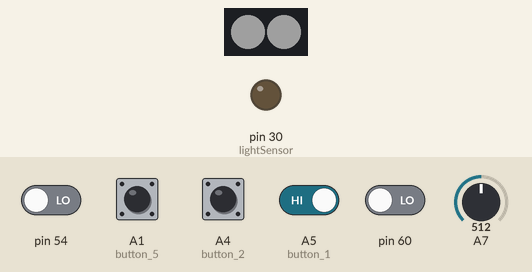
Recording of a sketch running on a simulated Arduino Mega 2560, built with avr-gcc and run on an emulated ATmega2560. Shown: 2 RGB LEDs in strip order, left to right, output pins drawn as LEDs (lit = HIGH). The test bench sets the inputs (shaded band); at power-on: A1 (button_5), A4 (button_2), A5 (button_1) HIGH, pin 54, pin 60 LOW, A7 = 512. Dim RGB values are drawn brighter than linear; what the sketch prints to the serial monitor is not drawn.

Above: at 1.77 s.
1.8 s: pin 54 driven HIGH
At 3.23 s:
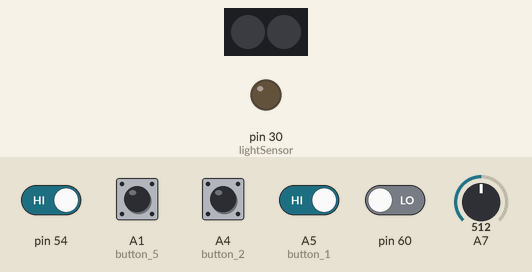
5.3 s: A1 (button_5) pulled LOW for 1.6 s
At 9.92 s:
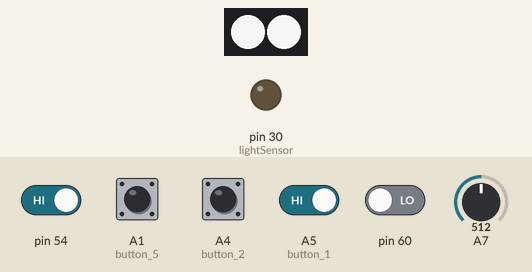
11.2 s: pin 54 driven LOW and pin 60 driven HIGH
14.7 s: pin 54 driven HIGH and A5 (button_1) driven LOW
Timing chart, 0 to 19.2 s (numbered marks = the images above; inputs shaded):
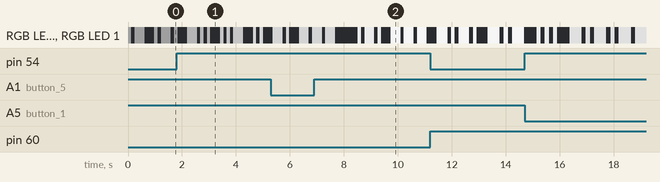

The sketch:

morse_code.ino
```cpp
typedef struct
{
	char 	symbol;
	unsigned char code;
} morseCode;

// the first (left most) 1 in the code is a flag for where to start
// after that each 1 is a dit, each 0 is a dah

morseCode morse[] = {
	{'A', 0b110},
	{'B', 0b10111},
	{'C', 0b10101},
	{'D', 0b1011},
	{'E', 0b11},
	{'F', 0b11101},
	{'G', 0b1001},
	{'H', 0b11111},
	{'I', 0b111},
	{'J', 0b11000},
	{'K', 0b1010},
	{'L', 0b11011},
	{'M', 0b100},
	{'N', 0b101},
	{'O', 0b1000},
	{'P', 0b11001},
	{'Q', 0b10010},
	{'R', 0b1101},
	{'S', 0b1111},
	{'T', 0b10},
	{'U', 0b1110},
	{'V', 0b11110},
	{'W', 0b1100},
	{'X', 0b10110},
	{'Y', 0b10100},
	{'Z', 0b10011},
	{'0', 0b100000},
	{'1', 0b110000},
	{'2', 0b111000},
	{'3', 0b111100},
	{'4', 0b111110},
	{'5', 0b111111},
	{'6', 0b101111},
	{'7', 0b100111},
	{'8', 0b100011},
	{'9', 0b100001},
	{'&', 0b110111},
	{'\'', 0b1100001},
	{'@', 0b1100101},
	{')', 0b1010010},
	{'(', 0b101001},
	{':', 0b1000111},
	{',', 0b1001100},
	{'=', 0b101110},
	{'!', 0b1010100},
	{'.', 0b1101010},
	{'-', 0b1011110},
	{'+', 0b110101},
	{'"', 0b1101101},
	{'?', 0b1110011},
	{'/', 0b101101}
};

unsigned char GetMorse(char c)
{
	c = toupper(c);

	for (int i = 0; i < (sizeof(morse) / sizeof(morseCode)); i++)
	{
		if (c == morse[i].symbol)
			return(morse[i].code);
	}

	return 0;
}

/*
Lifted from https://morsecode.scphillips.com/morse.html

Prosign (?)	Morse
<AA> New line	di-dah-di-dah
<AR> End of message	di-dah-di-dah-dit
<AS> Wait	di-dah-di-di-dit
<BK> Break	dah-di-di-di-dah-di-dah
<BT> New paragraph	dah-di-di-di-dah
<CL> Going off the air ("clear")	dah-di-dah-di-di-dah-di-dit
<CT> Start copying	dah-di-dah-di-dah
<DO> Change to wabun code	dah-di-di-dah-dah-dah
<KN> Invite a specific station to transmit	dah-di-dah-dah-dit
<SK> End of transmission	di-di-di-dah-di-dah
<SN> Understood (also VE)	di-di-di-dah-dit
<SOS> Distress message	di-di-di-dah-dah-dah-di-di-dit

Other Phrases	Abbreviation
Over			K
Roger			R
See you later	CUL
Be seeing you	BCNU
You're			UR
Signal report	RST
Best regards	73
Love and kisses	88

Q Code (?)	Meaning
QSL		I acknowledge receipt
QSL?	Do you acknowledge?
QRX		Wait
QRX?	Should I wait?
QRV		I am ready to copy
QRV?	Are you ready to copy?
QRL		The frequency is in use
QRL?	Is the frequency in use?
QTH		My location is...
QTH?	What is your location?

Notes
If the duration of a dot is taken to be one unit then that of a dash is three units.
The space between the components of one character is one unit,
between characters is three units
and between words seven units.

To indicate that a mistake has been made and for the receiver to delete the last word, send di-di-di-di-di-di-di-dit (eight dits).

The prosigns are combinations of two letters sent together with no space in between.
They are indicated here using angled brackets.
The other abbreviations and Q codes are sent with the normal spacing.

*/

/*
From:
http://en.wikipedia.org/wiki/Morse_code

The speed of Morse code is typically specified in "words per minute" (WPM).
In text-book, full-speed Morse, a dah is conventionally 3 times as long as a dit.
The spacing between dits and dahs within a character is the length of one dit;
between letters in a word it is the length of a dah (3 dits);
and between words it is 7 dits.

The Paris standard defines the speed of Morse transmission as the dot and dash
timing needed to send the word "Paris" a given number of times per minute.
The word Paris is used because it is precisely 50 "dits" based on the text book timing.

Under this standard, the time for one "dit" can be computed by the formula:
T = 1200 / W
Where: W is the desired speed in words-per-minute, and T is one dit-time in milliseconds.
*/

int wpm = 10;

#define DIT_LEN (1200 / wpm)
#define DAH_LEN (DIT_LEN * 3)
#define SYMBOL_SPACING (DIT_LEN)
#define LETTER_SPACING (DIT_LEN * 3)
#define WORD_SPACING (DIT_LEN * 7)

#include <LPD8806.h>

// Number of RGB LEDs in strand:
int nLEDs = 2;

// Chose 2 pins for output; can be any valid output pins:
int dataPin  = 4;
int clockPin = 5;

// First parameter is the number of LEDs in the strand.  The LED strips
// are 32 LEDs per meter but you can extend or cut the strip.  Next two
// parameters are SPI data and clock pins:
LPD8806 strip = LPD8806(nLEDs, dataPin, clockPin);

const int TILT_SWITCH_PIN = 10;

void setup() {
	Serial.begin(57600);

	// Start up the LED strip
	strip.begin();

	// Update the strip, to start they are all 'off'
	strip.show();

	// turn on internal pullups for buttons
	pinMode(A1, INPUT_PULLUP);  // button 5
	pinMode(A2, INPUT_PULLUP);  // button 4
	pinMode(A3, INPUT_PULLUP);  // button 3
	pinMode(A4, INPUT_PULLUP);  // button 2
	pinMode(A5, INPUT_PULLUP);  // button 1

	pinMode(TILT_SWITCH_PIN, INPUT_PULLUP); // tilt switch
}

char *message = "Arduino rocks!";

int intensity = 16;

void loop() {
	Serial.print(millis());
	Serial.println("  Sending morse\n");
	Serial.print("Intensity: "); Serial.println(intensity);
	Serial.print("WPM: "); Serial.println(wpm);


	for (char *s = message; *s != 0; s++)
	{
		switch (readButtons())
		{
			case 1:	// button 1
				if (wpm > 1)
					wpm--;
				break;

			case 2:	// button 2
				if (wpm < 30)
					wpm++;
				break;

			case 4:	// button 3
				wpm = 10;
				intensity = 16;
				break;

			case 8:	// button 4
				if (intensity > 16)
					intensity -= 16;
				break;

			case 16: // button 5
				if (intensity < 128)
					intensity += 16;
				break;
		}

		Serial.print("\tLight: "); Serial.println(lightSensor());

		char c = *s;

		Serial.print(c);

		if (c == ' ')
		{
			delay(WORD_SPACING - LETTER_SPACING);
			Serial.println();
			continue;
		}
		char m = GetMorse(c);

		if (m == 0)
		{
			Serial.println(" not found");
			continue;
		}

		Serial.print(": ");
		bool enabled = false;
		for (int i = 7; i >= 0; i--)
		{
			if (enabled)
			{
				Serial.print(m & (1 << i) ? "dit " : "dah ");
				flash(m & (1 << i) ? DIT_LEN : DAH_LEN);
				if (i != 0)
				{
					delay(SYMBOL_SPACING);
				}
			}

			// the first 1 we find is the 'start' bit (it's skipped)
			if (m & (1 << i))
				enabled=true;
		}
		delay(LETTER_SPACING);
		Serial.println();
	}

	Serial.println();

	// wait a bit before we repeat
	delay(1000);
}

void flash(unsigned int duration)
{
	setColor(-1, intensity, intensity, intensity);
	delay(duration);
	setColor(-1, 0, 0, 0);
}


/*
 * 27 D6~ (A7) Photoresistor input
 * 22 D30 (TXLED)  Photoresistor power
 */
int lightSensor(void)
{
	pinMode(30,OUTPUT);
	digitalWrite(30, HIGH);
	uint16_t retVal = analogRead(7);
	digitalWrite(30, LOW);
	return retVal;
}

////////////////////////////
// Tilt switch returns up/down status
#define TILT_UP 1
#define TILT_DOWN 0

//
// returns TILT_UP when the badge is facing the user direction (numbers right side up)
//
int tiltSwitch(void)
{
  if (digitalRead(TILT_SWITCH_PIN) == 0)
    return TILT_UP;
  else
    return TILT_DOWN;
}


#define BUTTON_DEBOUNCE_DELAY_MILLIS  50
/*
 * 37 A1 (D19) Button 5 active low
 * 38 A2 (D20) Button 4 active low
 * 39 A3 (D21) Button 3 active low
 * 40 A4 (D22) Button 2 active low
 * 41 A5 (D23) Button 1 active low
 */
// return bitmap of buttons pressed or 0 for no button
// bit 0 = button 1, bit 1 = button 2, etc.
unsigned char readButtons(void)
{
  static byte lastButtons = 0;
  static uint32_t  lastButtonTime = 0;
  byte buttons = 0;

  // port F mappings:
  // PF0 = A5 / D23
  // PF1 = A4 / D22
  // PF2 & PF3 not used
  // PF4 = A3 / D21
  // PF5 = A2 / D20
  // PF6 = A1 / D19
  // PF7 = A0 / D18
  buttons = PINF & B01110011;
  buttons = (buttons & B00000011) | ((buttons & B01110000) >> 2);
  buttons = buttons ^ B00011111;

  if (buttons != lastButtons && (millis() - lastButtonTime) > BUTTON_DEBOUNCE_DELAY_MILLIS)
  {
      lastButtons = buttons;
      lastButtonTime = millis();
  }
  return lastButtons;
}

unsigned char buttonEvents(void)
{
	unsigned char buttons, temp;
	static unsigned char lastButtons;

	buttons = temp = (uint8_t) readButtons();  // get the current (debuounced) state
	buttons = buttons & (buttons ^ lastButtons); // get only newly pressed buttons
	// this works because buttons ^ lastButtons says which ones changed since last time
	// and buttons & (changed) = only ones that are newly on
	lastButtons = temp; // remember what was actually on this time

	return buttons;
}


// set an LED to a particular color
// params are LED, R, G, B
// LED: 0 or 1 (or -1/255 for all)
// R, G, B: intensity for each color 0-127
void setColor(int8_t led, uint8_t red, uint8_t green, uint8_t blue)
{
	red = constrain(red, 0, 127);
	green = constrain(green, 0, 127);
	blue = constrain(blue, 0, 127);

  // user-right LED is 0 and has G,B,R
  // user-left LED is 1 and has G,R,B
  if (led == -1)
  {
    setColor(++led, red, green, blue);
    led++;
  }
  strip.setPixelColor(
    led, // which LED
    green, // Green intensity
    led == 0 ? blue : red, // B/R intensity
    led == 0 ? red : blue  // R/B intensity
  );

  strip.show();
}
```
